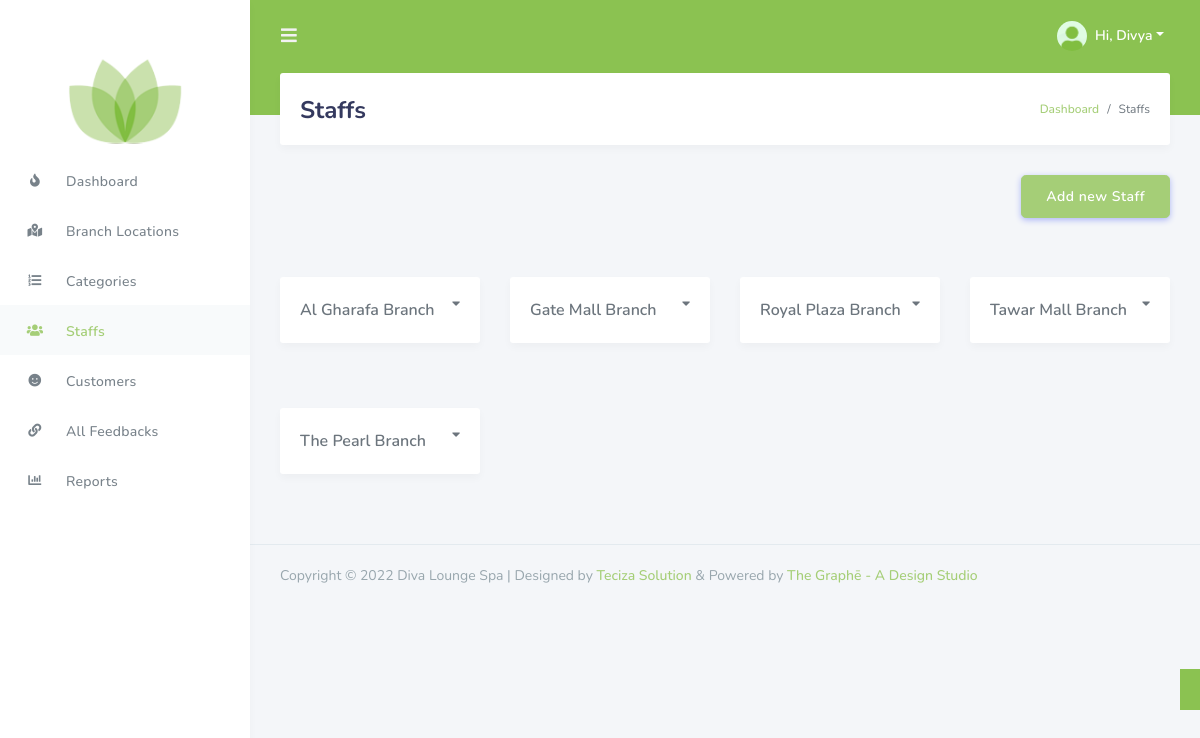
Screenshot of /staff.php (signed in) with the database file from the repository.
### tables this page shows
CREATE TABLE `locations` (
  `l_id` int(11) NOT NULL,
  `l_name` varchar(200) NOT NULL,
  `l_address` text NOT NULL,
  `l_phone` varchar(100) NOT NULL,
  `l_pass` varchar(200) NOT NULL DEFAULT '123456',
  `l_pass_enc` varchar(200) NOT NULL DEFAULT 'e10adc3949ba59abbe56e057f20f883e'
);

### session.php (called while the page is built, shortened)
<?php
   include('dbcon.php');
   $user_check = $_SESSION['admin_username'];
   $ses_sql = mysqli_query($link, "select * from admin where admin_username = '$user_check' ");
   $rows = mysqli_fetch_array($ses_sql,MYSQLI_ASSOC);
   $admin_name_session = $rows['admin_name'];
?>

### staff.php (the view, shortened to what this page needs)
<?php
    include('session.php');
    include('layout.php');
?>
<!DOCTYPE html>
<html lang="en">
<head>
    <?php echo $head_tags; ?>
</head>
<body>
    <div id="app">
        <div class="main-wrapper">
        <?php
            echo $nav_bar;
            echo $side_bar;
        ?>
        <div class="main-content">
            <section class="section">
                <div class="section-header">
                    <h1>Staffs</h1>
                    <div class="section-header-breadcrumb">
                        <div class="breadcrumb-item active"><a href="dashboard">Dashboard</a></div>
                        <div class="breadcrumb-item">Staffs</div>
                    </div>
                </div>
                <div class="section-body text-right">
                    <button class="btn btn-primary btn-lg" data-toggle="modal" data-target="#exampleModal">Add new Staff</button>
                                                <?php
                                                    $branch = "select * from locations";
                                                    $get_branch = mysqli_query($link, $branch);
                                                ?>
                </div>
                <div class="section-body">
                    <div class="row mt-sm-4">
                        <?php
                            $branch = "select * from locations order by l_name asc";
                            $get_branch = mysqli_query($link, $branch);
                            while($row_branch = mysqli_fetch_array($get_branch, MYSQLI_ASSOC))
                            {
                                $branchs[] = $row_branch;
                            }
                            foreach($branchs as $loc)
                            {
                        ?>
                            <div class="col-12 col-md-4 col-lg-3">
                                <div class="card profile-widget services-widget">
                                    <div class="profile-widget-description" data-toggle="collapse" data-target="#collapse<?php echo $loc['l_id']; ?>"
                                        aria-expanded="true" aria-controls="collapse<?php echo $loc['l_id']; ?>" style="cursor: pointer">
                                        <div class="profile-widget-name" style="margin-bottom: 0 !important">
                                            <?php echo $loc['l_name']; ?>
                                            <i class="fas fa-caret-down" style="float: right"></i>
                                        </div>
                                    </div>
                                </div>
                            </div>
                        <?php } ?>
                    </div>
                </div>
            </section>
        </div>
        <?php echo $footer; ?>
        </div>
    </div>
</body>
</html>

### layout.php (shortened to what this page needs)
<?php
    $head_tags =
    '
        <link rel="icon" href="assets/img/diva-logo-sm.png" type="image/gif" sizes="32x32">
        <link rel="stylesheet" href="https://stackpath.bootstrapcdn.com/bootstrap/4.3.1/css/bootstrap.min.css">
        <link rel="stylesheet" href="https://use.fontawesome.com/releases/v5.7.2/css/all.css">
        <link rel="stylesheet" href="assets/css/style.css">
        <link rel="stylesheet" href="assets/css/components.css">
        <link rel="stylesheet" href="assets/css/google.css">
    ';
    $nav_bar =
    '
        <div class="navbar-bg"></div>
        <nav class="navbar navbar-expand-lg main-navbar">
            <form class="form-inline mr-auto">
                <ul class="navbar-nav mr-3">
                    <li><a href="#" data-toggle="sidebar" class="nav-link nav-link-lg"><i class="fas fa-bars"></i></a></li>
                </ul>
            </form>
            <ul class="navbar-nav navbar-right">
                <li class="dropdown"><a href="#" data-toggle="dropdown" class="nav-link dropdown-toggle nav-link-lg nav-link-user">
                <img alt="image" src="assets/img/avatar/avatar-2.png" class="rounded-circle mr-1">
                <div class="d-sm-none d-lg-inline-block">Hi, '.$admin_name_session.'</div></a>
                <div class="dropdown-menu dropdown-menu-right">
                    <a href="settings" class="dropdown-item has-icon">
                    <i class="fas fa-cog"></i> Settings
                    </a>
                    <div class="dropdown-divider"></div>
                    <a href="logout" class="dropdown-item has-icon text-danger">
                        <i class="fas fa-sign-out-alt"></i> Logout
                    </a>
                </div>
                </li>
            </ul>
        </nav>
    ';
    $side_bar =
    '
        <div class="main-sidebar">
            <aside id="sidebar-wrapper" style="margin-top: 39px">
                <div class="sidebar-brand">
                    <a href="./">
                        <img src="assets/img/diva-logo-sm.png" alt="diva lounge spa logo" height="85">
                    </a>
                </div>
                <div class="sidebar-brand sidebar-brand-sm">
                    <a href="./">
                        <img src="assets/img/diva-logo-sm.png" alt="diva lounge spa logo" width="50">
                    </a>
                </div>
                <ul class="sidebar-menu">
                    <li class="menu-header" style="margin-bottom: 50px"></li>
                    <li class="dashboard"><a class="nav-link" href="dashboard"><i class="fas fa-fire"></i><span>Dashboard</span></a></li>
                    <li class="locations"><a class="nav-link" href="locations"><i class="fas fa-map-marked-alt"></i><span>Branch Locations</span></a></li>
                    <li class="categories"><a class="nav-link" href="categories"><i class="fas fa-list-ol"></i><span>Categories</span></a></li>
                    <li class="staffs"><a class="nav-link" href="staffs"><i class="fas fa-users"></i><span>Staffs</span></a></li>
                    <li class="customers"><a class="nav-link" href="customers"><i class="fas fa-smile"></i><span>Customers</span></a></li>
                    <li class="all_feedbacks"><a class="nav-link" href="all_feedbacks"><i class="fas fa-link"></i><span>All Feedbacks</span></a></li>
                    <li class="reports"><a class="nav-link" href="reports"><i class="fas fa-chart-bar"></i><span>Reports</span></a></li>
                </ul>
            </aside>
        </div>
    ';
    $footer =
    '
        <footer class="main-footer">
            <div class="footer-left">
                Copyright &copy; <script>document.write(new Date().getFullYear());</script> Diva Lounge Spa | Designed by <a href="https://tecizasolutions.com/" target="_blank">Teciza Solution</a> & Powered by <a href="https://thegraphe.com" target="_blank">The Graphē - A Design Studio</a>
            </div>
        </footer>
        <div class="gt">
            <div class="gt__box">
                <div class="gt__select">
                    <div id="google_translate_element"></div>
                </div>
            </div>
        </div>
    ';
?>

### assets/css/google.css (style rules this page uses)
.gt__box { z-index: 999999999; background: #8bc251; position: fixed; padding: 10px; color: #b8aea5; bottom: 90px; right: 0; font-family: Helvetica, Arial, sans-serif; }

### rows the page displays
locations: l_name "Al Gharafa Branch"
locations: l_name "Gate Mall Branch"
locations: l_name "Royal Plaza Branch"
locations: l_name "Tawar Mall Branch"
locations: l_name "The Pearl Branch"

### other values shown
$admin_name_session "Divya"
